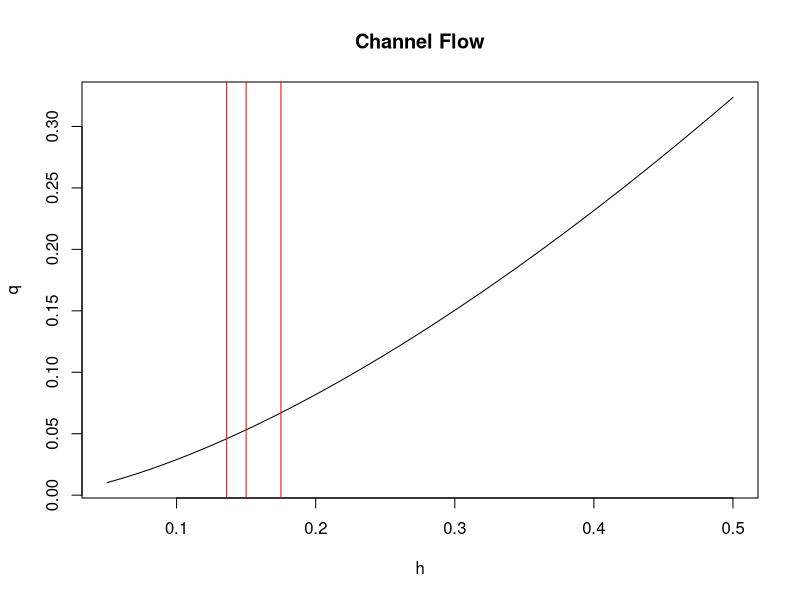
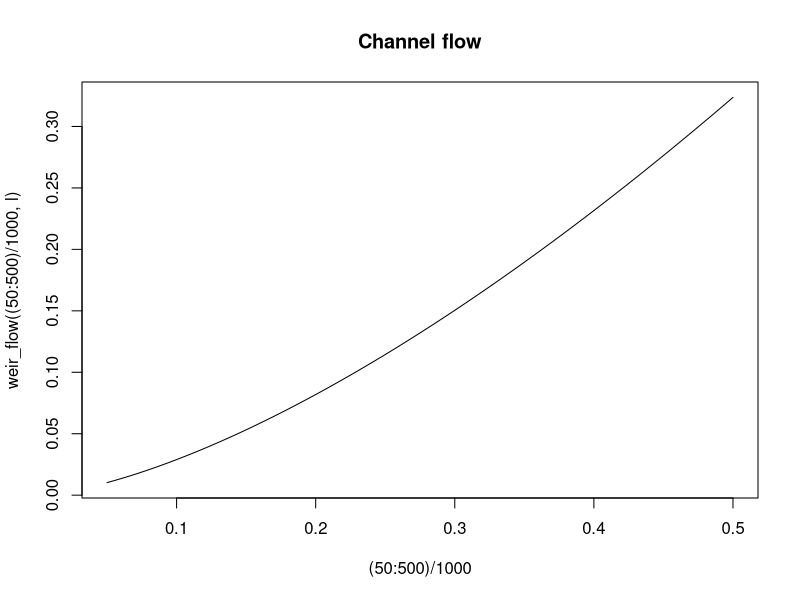

R code for these plots, in order:
# Case Study 0: Channel Flows

# Define constants
Cd <- 0.62
g <- 9.81
l <- 0.5

# 1. What is the flow in the channel in m3/s when the height h = 100mm?
h1 <- 100 / 1000
q1 <- (2 / 3) * Cd * sqrt(2 * g) * l * h1^(3 / 2)
q1

# 2. What is the average flow for these three heights: 150mm, 136mm, 75mm, in litres per second?
h <- c(150, 136, 75) / 1000
q <- (2 / 3) * Cd * sqrt(2 * g) * l * h^(3 / 2) * 1000
q

# 3. Visualise the flow in m3/s for all heights (h) between 50mm and 500mm
h <- (50:500) / 1000
q <- (2 / 3) * Cd * sqrt(2 * g) * l * h^(3 / 2)
plot(h, q, type = "l", main = "Channel Flow")
abline(v = c(150, 136, 175) / 1000, col = "red")
abline

# Advanced method
weir_flow <- function(h, l, Cd = 0.62, g = 9.81) {
    (2 / 3) * Cd * sqrt(2 * g) * l * h^(3 / 2)
}

weir_flow(.1, l)
weir_flow(c(150, 136, 75) / 1000, l)
plot((50:500) / 1000, weir_flow((50:500) / 1000, l), type = "l", main = "Channel flow")
